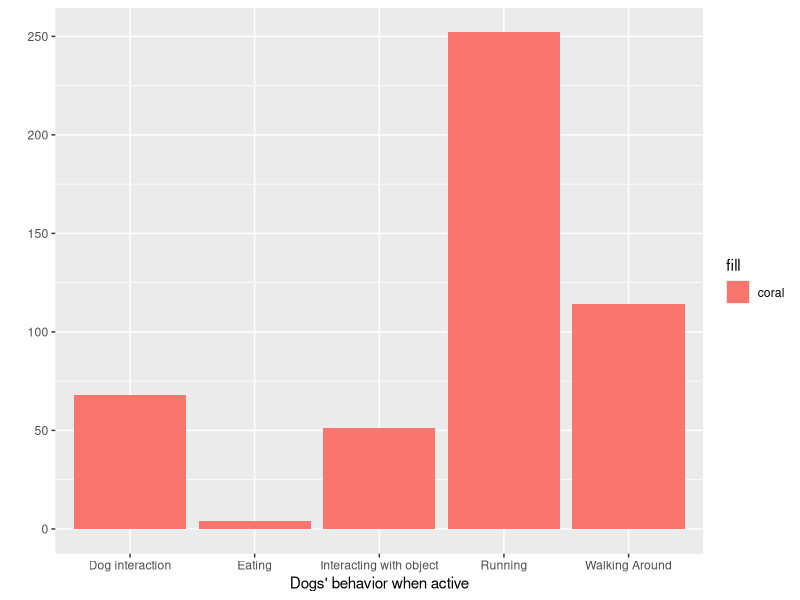

Recreate this plot in R. (Note: this script raises an error after producing the figure.)
library(ggplot2)
library(dplyr)
library(scales)

zoo.data = read.csv("report_study_1579790635.csv")
table(zoo.data$Year)
table(zoo.data$Focal.Name)
table(zoo.data$Interval.Channel.1.Name)
table(zoo.data$Interval.Channel.2.Name)
table(zoo.data$Interval.Channel.1.Value)
table(zoo.data$Interval.Channel.2.Value)
table(zoo.data$Hour)
table(zoo.data$Month)
table(zoo.data$Project.Animals)
table(zoo.data$Duration)
table(zoo.data$Configuration.Name)
table(zoo.data$DeviceID)
table(zoo.data$Observer)
table(zoo.data$Notes)
table(zoo.data$Channel.Type)

# Get rid of columns with unuseful or repetitive information (Configuration.Name, Observer, DeviceID, 
# DateTime, Project.Animals, Grid.Size, Image.Size, Channel.Type)
zoo.data.truncated <- zoo.data[-c(2:4, 7, 15:16, 18)]

# Get rid of rows without a channel 1 value or a channel 2 value
zoo.data.cleaned <- zoo.data.truncated[!zoo.data.truncated$Interval.Channel.1.Value=="" | !zoo.data.truncated$Interval.Channel.2.Value=="", ]

# Group by Inactive behavior
inactive.data.grouped <- group_by(zoo.data.cleaned[!zoo.data.cleaned$Interval.Channel.2.Name == "",], Interval.Channel.2.Value)
inactive.group.count <- count(inactive.data.grouped, Interval.Channel.2.Name)
inactive.group.prop <- inactive.group.count %>% mutate(freq = n / sum(n))
  

# Bar plots
active.behaviors <- table(zoo.data.cleaned$Interval.Channel.1.Value)
inactive.behaviors <- table(zoo.data.cleaned$Interval.Channel.2.Value)
active.plot <- qplot(data=zoo.data.cleaned[!zoo.data.cleaned$Interval.Channel.1.Name == "",], x=Interval.Channel.1.Value, geom="bar", fill = "coral") + labs(x = "Dogs' behavior when active")


ggplot(data=inactive.summary, aes(Interval.Channel.2.Value)) + geom_bar(fill = "coral", alpha = 0.7) + labs(x = "Dogs' behavior when inactive")

active.plot
inactive.plot

# Bar plot per dog per hour
